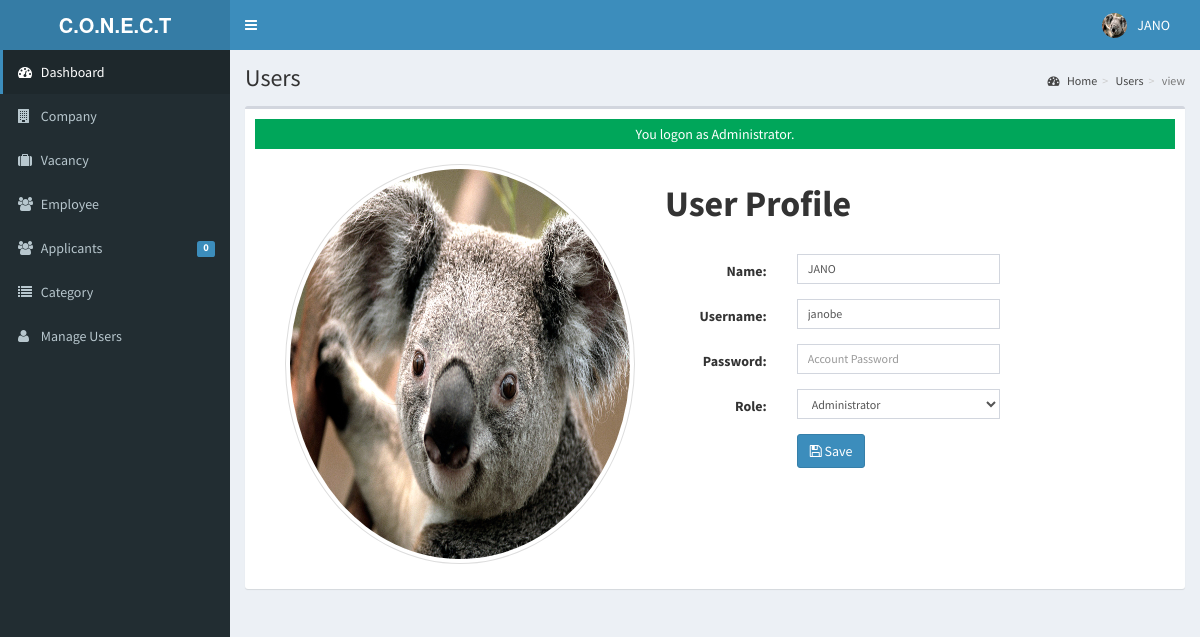
Page /admin/user/index.php?view=view&id=00018 (signed in) on the committed database.
### tables this page shows
CREATE TABLE IF NOT EXISTS `tblusers` (
  `USERID` varchar(30) NOT NULL,
  `FULLNAME` varchar(40) NOT NULL,
  `USERNAME` varchar(90) NOT NULL,
  `PASS` varchar(90) NOT NULL,
  `ROLE` varchar(30) NOT NULL,
  `PICLOCATION` varchar(255) NOT NULL,
  PRIMARY KEY (`USERID`)
);

### admin/user/index.php (called while the page is built, shortened)
<?php
require_once("../../include/initialize.php");
 $title="Users";
require_once ("../theme/templates.php");
?>

### include/database.php (called while the page is built, shortened)
<?php
class Database {
	var $sql_string = '';
	private $conn;
	public function open_connection() {
		$this->conn = mysqli_connect(server,user,pass);
		if(!$this->conn){
			echo "Problem in database connection! Contact administrator!";
			exit();
		}else{
			$db_select = mysqli_select_db($this->conn,database_name);
		}
	}
	function setQuery($sql='') {
		$this->sql_string=$sql;
	}
	function executeQuery() {
		$result = mysqli_query($this->conn,$this->sql_string);
		return $result;
	}
	private function confirm_query($result) {
		return $result;
	}
	function loadSingleResult() {
		$cur = $this->executeQuery();
		while ($row = mysqli_fetch_object($cur)) {
		return $data = $row;
		}
	}
}
$mydb = new Database();
?>

### include/accounts.php (called while the page is built, shortened)
<?php
require_once(LIB_PATH.DS.'database.php');
class User {
	protected static  $tblname = "tblusers";
	function single_user($id=""){
			global $mydb;
			$mydb->setQuery("SELECT * FROM ".self::$tblname."
				Where USERID= '{$id}' LIMIT 1");
			$cur = $mydb->loadSingleResult();
			return $cur;
	}
}
?>

### include/function.php (called while the page is built, shortened)
<?php
function currentpage(){
		$this_page = $_SERVER['SCRIPT_NAME'];
	    $bits = explode('/',$this_page);
		 return $bits[3];
	}
		?>

### admin/user/view.php (the view, shortened to what this page needs)
<?php
  @$USERID = $_SESSION['ADMIN_USERID'];
  $user = New User();
  $singleuser = $user->single_user($USERID);
  ?>
<div class="container">
<div class="panel-body inf-content">
    <div class="row">
        <div class="col-md-4">
         <a  data-target="#myModal" data-toggle="modal" href="" title="Click here to Change Image." >
            <img alt="" style="width:500px; height:400px;>"
             title="" class="img-circle img-thumbnail isTooltip" src="<?php echo web_root.'admin/user/'. $singleuser->PICLOCATION;?>" data-original-title="Usuario">
         </a>
        </div>
        <div class="col-md-6">
            <h1><strong>User Profile</strong></h1><br>
             <form class="form-horizontal span6" action="controller.php?action=edit&view=" method="POST">
                  <div class="form-group">
                    <div class="col-md-8">
                      <label class="col-md-4 control-label" for=
                      "U_NAME">Name:</label>
                      <div class="col-md-8">
                         <input class="form-control input-sm" id="U_NAME" name="U_NAME" placeholder=
                            "Account Name" type="text" value="<?php echo $singleuser->FULLNAME; ?>">
                      </div>
                    </div>
                  </div>
                  <div class="form-group">
                    <div class="col-md-8">
                      <label class="col-md-4 control-label" for=
                      "U_USERNAME">Username:</label>
                      <div class="col-md-8">
                         <input class="form-control input-sm" id="U_USERNAME" name="U_USERNAME" placeholder=
                            "Email Address" type="text" value="<?php echo $singleuser->USERNAME; ?>">
                      </div>
                    </div>
                  </div>
                  <div class="form-group">
                    <div class="col-md-8">
                      <label class="col-md-4 control-label" for=
                      "U_PASS">Password:</label>
                      <div class="col-md-8">
                         <input class="form-control input-sm" id="U_PASS" name="U_PASS" placeholder=
                            "Account Password" type="Password" value="" required>
                      </div>
                    </div>
                  </div>
                  <div class="form-group">
                    <div class="col-md-8">
                      <label class="col-md-4 control-label" for=
                      "U_ROLE">Role:</label>
                      <div class="col-md-8">
                       <select class="form-control input-sm" name="U_ROLE" id="U_ROLE">
                          <option value="Administrator"  <?php echo ($singleuser->ROLE=='Administrator') ? 'selected="true"': '' ; ?>>Administrator</option>
                        </select>
                      </div>
                    </div>
                  </div>
             <div class="form-group">
                    <div class="col-md-8">
                      <label class="col-md-4 control-label" for=
                      "idno"></label>
                      <div class="col-md-8">
                         <button class="btn btn-primary " name="save" type="submit" ><span class="fa fa-save fw-fa"></span> Save</button>
                      </div>
                    </div>
                  </div>
        </form>
        </div>
    </div>
</div>
</div>

### admin/theme/templates.php (shortened to what this page needs)
<!DOCTYPE html>
<html>
    <head>
        <link rel="stylesheet" href="<?php echo web_root;?>bootstrap/css/bootstrap.min.css">
        <link rel="stylesheet" href="<?php echo web_root;?>plugins/font-awesome/css/font-awesome.min.css">
        <link rel="stylesheet" href="<?php echo web_root;?>dist/css/AdminLTE.min.css">
        <link rel="stylesheet" href="<?php echo web_root;?>dist/css/skins/_all-skins.min.css">
        <link rel="stylesheet" href="<?php echo web_root;?>plugins/iCheck/flat/blue.css">
        <link rel="stylesheet" href="<?php echo web_root;?>plugins/morris/morris.css">
        <link rel="stylesheet" href="<?php echo web_root;?>plugins/jvectormap/jquery-jvectormap-1.2.2.css">
        <link href="<?php echo web_root; ?>plugins/datepicker/bootstrap-datetimepicker.min.css" rel="stylesheet" media="screen">
        <link rel="stylesheet" href="<?php echo web_root;?>plugins/dataTables/jquery.dataTables.min.css">
        <link rel="stylesheet" href="<?php echo web_root;?>plugins/bootstrap-wysihtml5/bootstrap3-wysihtml5.min.css">
    </head>
 <body class="hold-transition skin-blue fixed sidebar-mini">
<div class="wrapper">
  <header class="main-header">
    <a href="<?php echo web_root;?>/admin/" class="logo">
      <span class="logo-lg"><b>C.O.N.E.C.T</b></span>
    </a>
    <nav class="navbar navbar-static-top" role="navigation">
      <a href="#" class="sidebar-toggle" data-toggle="offcanvas" role="button">
      </a>
      <div class="navbar-custom-menu">
        <ul class="nav navbar-nav">
          <?php
              $user = New User();
              $singleuser = $user->single_user($_SESSION['ADMIN_USERID']);
          ?>
          <li class="dropdown user user-menu" style="padding-right: 15px;"  >
            <a href="#" class="dropdown-toggle" data-toggle="dropdown">
              <img src="<?php echo web_root.'admin/user/'. $singleuser->PICLOCATION;?>" class="user-image" alt="User Image">
              <span class="hidden-xs"><?php echo $singleuser->FULLNAME; ?></span>
            </a>
          </li>
        </ul>
      </div>
    </nav>
  </header>
  <aside class="main-sidebar">
    <section class="sidebar">
      <ul class="sidebar-menu">
        <li  class="<?php echo (currentpage() == 'index.php') ? "active" : false;?>" >
          <a href="<?php echo web_root ;?>admin/">
            <i class="fa fa-dashboard"></i> <span>Dashboard</span>
          </a>
        </li>
        <li class="<?php echo (currentpage() == 'company') ? "active" : false;?>" >
          <a href="<?php echo web_root ;?>admin/company/">
            <i class="fa fa-building"></i> <span>Company</span>
          </a>
        </li>
        <li class="<?php echo (currentpage() == 'vacancy') ? "active" : false;?>" >
          <a href="<?php echo web_root ;?>admin/vacancy/">
            <i class="fa fa-suitcase"></i> <span>Vacancy</span>
          </a>
        </li>
        <li class="<?php echo (currentpage() == 'employee') ? "active" : false;?>" >
          <a href="<?php echo web_root ;?>admin/employee/">
            <i class="fa fa-users"></i> <span>Employee</span>
          </a>
        </li>
        <li class="<?php echo (currentpage() == 'applicants') ? "active" : false;?>" >
          <a href="<?php echo web_root ;?>admin/applicants/">
            <i class="fa fa-users"></i> <span>Applicants</span>
            <span class="label label-primary pull-right">
              <?php
                $sql = "SELECT count(*) as 'APPL' FROM `tbljobregistration` WHERE `PENDINGAPPLICATION`=1";
                $mydb->setQuery($sql);
                $pending = $mydb->loadSingleResult();
                echo $pending->APPL;
              ?>
            </span>
          </a>
        </li>
        <li class="<?php echo (currentpage() == 'category') ? "active" : false;?>" >
          <a href="<?php echo web_root ;?>admin/category/">
            <i class="fa fa-list"></i> <span>Category</span>
          </a>
        </li>
         <li class="<?php echo (currentpage() == 'user') ? "active" : false;?>">
          <a href="<?php echo web_root; ?>admin/user/">
            <i class="fa fa-user"></i> <span>Manage Users</span> </a>
        </li>
      </ul>
    </section>
  </aside>
  <div class="content-wrapper">
  <section class="content-header">
      <h1>
        <?php echo isset($title) ? $title : ''; ?>
      </h1>
      <ol class="breadcrumb">
        <?php
          if ($title!='Home') {
            $active_title = '';
            if (isset($_GET['view'])) {
              $active_title = '<li class='.$active_title.'><a href="index.php">'.$title.'</a></li>';
            }else{
              $active_title = '<li class='.$active_title.'>'.$title.'</li>';
            }
            echo '<li><a href='.web_root.'admin/><i class="fa fa-dashboard"></i> Home</a></li>';
            echo  $active_title;
            echo  isset($_GET['view']) ? '<li class="active">'.$_GET['view'].'</li>' : '';
          }
        ?>
      </ol>
    </section>
         <section class="content">
          <div class="row">
            <div class="col-xs-12">
              <div class="box">
                <div class="box-body">
              <?php
               require_once $content;
               ?>
             </div>
             </div>
           </div>
         </div>
         </section>
 </div>
    </body>
</html>

### rows in the picture
tblusers: PICLOCATION (picture), FULLNAME "JANO", U_NAME "JANO", U_USERNAME "janobe", U_ROLE "Administrator"

### other values in the picture
$pending->APPL "0"
$title "Users"
$_GET['view'] "view"
$_SESSION['message'] "You logon as Administrator."
